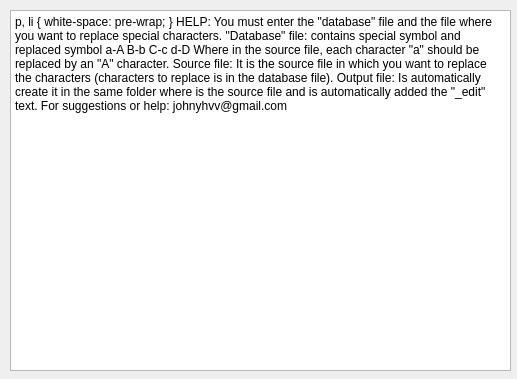
<?xml version="1.0" encoding="UTF-8"?>
<ui version="4.0">
 <class>help</class>
 <widget class="QDialog" name="help">
  <property name="geometry">
   <rect>
    <x>0</x>
    <y>0</y>
    <width>517</width>
    <height>379</height>
   </rect>
  </property>
  <property name="windowTitle">
   <string>Dialog</string>
  </property>
  <widget class="QTextBrowser" name="textBrowser">
   <property name="geometry">
    <rect>
     <x>10</x>
     <y>10</y>
     <width>501</width>
     <height>361</height>
    </rect>
   </property>
   <property name="html">
    <string>&lt;!DOCTYPE HTML PUBLIC &quot;-//W3C//DTD HTML 4.0//EN&quot; &quot;http://www.w3.org/TR/REC-html40/strict.dtd&quot;&gt;
&lt;html&gt;&lt;head&gt;&lt;meta name=&quot;qrichtext&quot; content=&quot;1&quot; /&gt;&lt;style type=&quot;text/css&quot;&gt;
p, li { white-space: pre-wrap; }
&lt;/style&gt;&lt;/head&gt;&lt;body style=&quot; font-family:'MS Shell Dlg 2'; font-size:8.25pt; font-weight:400; font-style:normal;&quot;&gt;
&lt;p style=&quot; margin-top:0px; margin-bottom:0px; margin-left:0px; margin-right:0px; -qt-block-indent:0; text-indent:0px;&quot;&gt;&lt;span style=&quot; font-family:'Sans'; font-size:12pt; font-weight:600; color:#1eca0b;&quot;&gt;HELP:&lt;/span&gt;&lt;/p&gt;
&lt;p style=&quot; margin-top:0px; margin-bottom:0px; margin-left:0px; margin-right:0px; -qt-block-indent:0; text-indent:0px;&quot;&gt;&lt;span style=&quot; font-size:12pt;&quot;&gt;You must enter the &amp;quot;database&amp;quot; file and the file where you want to replace special characters.&lt;/span&gt;&lt;/p&gt;
&lt;p style=&quot;-qt-paragraph-type:empty; margin-top:0px; margin-bottom:0px; margin-left:0px; margin-right:0px; -qt-block-indent:0; text-indent:0px; font-family:'Sans'; font-size:12pt; font-weight:600; color:#000000;&quot;&gt;&lt;br /&gt;&lt;/p&gt;
&lt;p style=&quot;-qt-paragraph-type:empty; margin-top:0px; margin-bottom:0px; margin-left:0px; margin-right:0px; -qt-block-indent:0; text-indent:0px; font-family:'Sans'; font-size:12pt; font-weight:600; color:#000000;&quot;&gt;&lt;br /&gt;&lt;/p&gt;
&lt;p style=&quot; margin-top:0px; margin-bottom:0px; margin-left:0px; margin-right:0px; -qt-block-indent:0; text-indent:0px;&quot;&gt;&lt;span style=&quot; font-family:'Sans'; font-size:12pt; font-weight:600; color:#000000;&quot;&gt;&amp;quot;Database&amp;quot; file:&lt;/span&gt;&lt;/p&gt;
&lt;p style=&quot; margin-top:0px; margin-bottom:0px; margin-left:0px; margin-right:0px; -qt-block-indent:0; text-indent:0px;&quot;&gt;&lt;span style=&quot; font-size:12pt;&quot;&gt;contains special symbol and replaced symbol&lt;/span&gt;&lt;/p&gt;
&lt;p style=&quot;-qt-paragraph-type:empty; margin-top:0px; margin-bottom:0px; margin-left:0px; margin-right:0px; -qt-block-indent:0; text-indent:0px; font-family:'Sans'; font-size:12pt; font-weight:600; color:#000000;&quot;&gt;&lt;br /&gt;&lt;/p&gt;
&lt;p style=&quot; margin-top:0px; margin-bottom:0px; margin-left:0px; margin-right:0px; -qt-block-indent:0; text-indent:0px;&quot;&gt;&lt;span style=&quot; font-family:'Sans'; font-size:12pt; color:#000000;&quot;&gt;a-A&lt;/span&gt;&lt;/p&gt;
&lt;p style=&quot; margin-top:0px; margin-bottom:0px; margin-left:0px; margin-right:0px; -qt-block-indent:0; text-indent:0px;&quot;&gt;&lt;span style=&quot; font-family:'Sans'; font-size:12pt; color:#000000;&quot;&gt;B-b&lt;/span&gt;&lt;/p&gt;
&lt;p style=&quot; margin-top:0px; margin-bottom:0px; margin-left:0px; margin-right:0px; -qt-block-indent:0; text-indent:0px;&quot;&gt;&lt;span style=&quot; font-family:'Sans'; font-size:12pt; color:#000000;&quot;&gt;C-c&lt;/span&gt;&lt;/p&gt;
&lt;p style=&quot; margin-top:0px; margin-bottom:0px; margin-left:0px; margin-right:0px; -qt-block-indent:0; text-indent:0px;&quot;&gt;&lt;span style=&quot; font-family:'Sans'; font-size:12pt; color:#000000;&quot;&gt;d-D&lt;/span&gt;&lt;/p&gt;
&lt;p style=&quot;-qt-paragraph-type:empty; margin-top:0px; margin-bottom:0px; margin-left:0px; margin-right:0px; -qt-block-indent:0; text-indent:0px; font-family:'Sans'; font-size:12pt; font-weight:600; color:#000000;&quot;&gt;&lt;br /&gt;&lt;/p&gt;
&lt;p style=&quot; margin-top:0px; margin-bottom:0px; margin-left:0px; margin-right:0px; -qt-block-indent:0; text-indent:0px;&quot;&gt;&lt;span style=&quot; font-size:12pt;&quot;&gt;Where in the source file, each character &amp;quot;a&amp;quot; should be replaced by an &amp;quot;A&amp;quot; character.&lt;/span&gt;&lt;/p&gt;
&lt;p style=&quot;-qt-paragraph-type:empty; margin-top:0px; margin-bottom:0px; margin-left:0px; margin-right:0px; -qt-block-indent:0; text-indent:0px; font-family:'Sans'; font-size:12pt; color:#000000;&quot;&gt;&lt;br /&gt;&lt;/p&gt;
&lt;p style=&quot; margin-top:0px; margin-bottom:0px; margin-left:0px; margin-right:0px; -qt-block-indent:0; text-indent:0px;&quot;&gt;&lt;span style=&quot; font-family:'Sans'; font-size:12pt; font-weight:600; color:#000000;&quot;&gt;Source file:&lt;/span&gt;&lt;/p&gt;
&lt;p style=&quot; margin-top:0px; margin-bottom:0px; margin-left:0px; margin-right:0px; -qt-block-indent:0; text-indent:0px;&quot;&gt;&lt;span style=&quot; font-size:12pt;&quot;&gt;It is the source file in which you want to replace the characters (characters to replace is in the database file).&lt;/span&gt;&lt;/p&gt;
&lt;p style=&quot;-qt-paragraph-type:empty; margin-top:0px; margin-bottom:0px; margin-left:0px; margin-right:0px; -qt-block-indent:0; text-indent:0px; font-family:'Sans'; font-size:12pt; color:#000000;&quot;&gt;&lt;br /&gt;&lt;/p&gt;
&lt;p style=&quot; margin-top:0px; margin-bottom:0px; margin-left:0px; margin-right:0px; -qt-block-indent:0; text-indent:0px;&quot;&gt;&lt;span style=&quot; font-family:'Sans'; font-size:12pt; font-weight:600; color:#000000;&quot;&gt;Output file:&lt;/span&gt;&lt;/p&gt;
&lt;p style=&quot; margin-top:0px; margin-bottom:0px; margin-left:0px; margin-right:0px; -qt-block-indent:0; text-indent:0px;&quot;&gt;&lt;span style=&quot; font-size:12pt;&quot;&gt;Is automatically create it in the same folder where is the source file and is automatically added the &amp;quot;_edit&amp;quot; text.&lt;/span&gt;&lt;/p&gt;
&lt;p style=&quot;-qt-paragraph-type:empty; margin-top:0px; margin-bottom:0px; margin-left:0px; margin-right:0px; -qt-block-indent:0; text-indent:0px; font-family:'Sans'; font-size:12pt; color:#000000;&quot;&gt;&lt;br /&gt;&lt;/p&gt;
&lt;p style=&quot; margin-top:0px; margin-bottom:0px; margin-left:0px; margin-right:0px; -qt-block-indent:0; text-indent:0px;&quot;&gt;&lt;span style=&quot; font-size:12pt; font-weight:600; text-decoration: underline;&quot;&gt;For suggestions or help: &lt;/span&gt;&lt;span style=&quot; font-family:'Sans'; font-size:12pt; font-weight:600; text-decoration: underline; color:#000000;&quot;&gt;johnyhvv@gmail.com&lt;/span&gt;&lt;/p&gt;
&lt;p style=&quot;-qt-paragraph-type:empty; margin-top:0px; margin-bottom:0px; margin-left:0px; margin-right:0px; -qt-block-indent:0; text-indent:0px; font-family:'Sans'; font-size:12pt; font-weight:600; text-decoration: underline; color:#000000;&quot;&gt;&lt;br /&gt;&lt;/p&gt;&lt;/body&gt;&lt;/html&gt;</string>
   </property>
  </widget>
 </widget>
 <resources/>
 <connections/>
</ui>
